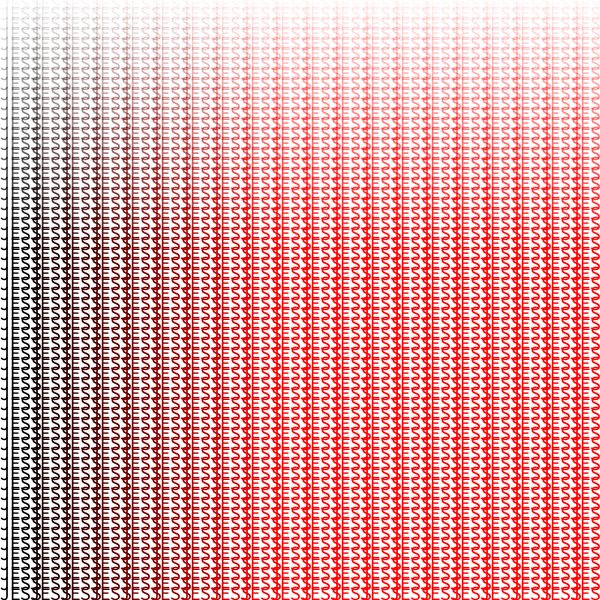
Frame 1 (no input)
Frame 60 (the mouse pressed at the canvas centre just before this capture): identical to frame 1, image omitted
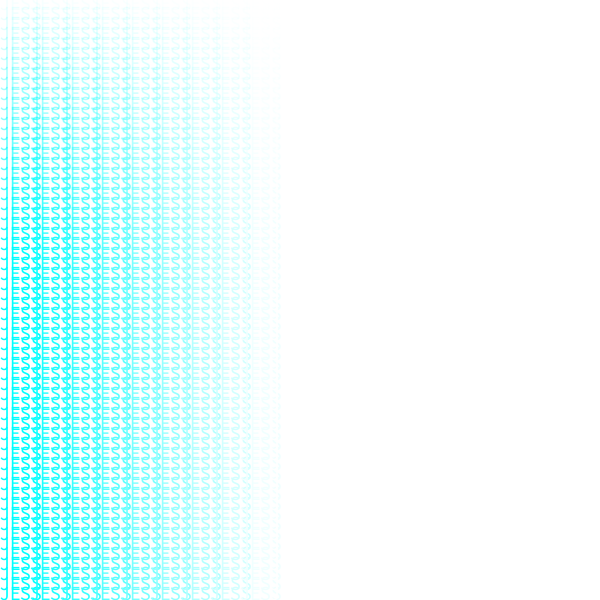
Frame 120 (the mouse held since frame 60 and released just before this capture)

The Processing sketch that drew these frames (run headless with seeded random() and noise(); from frame 60 on, the mouse is pressed at the canvas centre):

// Processing sketch: processing_27022
// ── processing_27022.pde

void setup(){
  size(600,600);
  smooth();
  
}

void draw(){
  background(255);
  
  for(int i=0; i<600; i= i+30){
    for(int j=0; j<610; j= j+10){
    fill(i,mouseX,mouseY,j);
    textSize(20);
    text("JESS",i,j);
 }
}
}

                
                
